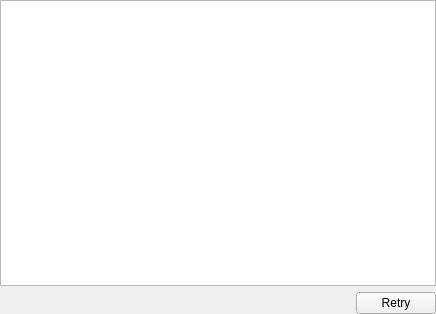
<?xml version="1.0" encoding="UTF-8"?>
<ui version="4.0">
 <class>WaitForm</class>
 <widget class="QWidget" name="WaitForm">
  <property name="geometry">
   <rect>
    <x>0</x>
    <y>0</y>
    <width>436</width>
    <height>314</height>
   </rect>
  </property>
  <layout class="QVBoxLayout" name="verticalLayout">
   <property name="leftMargin">
    <number>0</number>
   </property>
   <property name="topMargin">
    <number>0</number>
   </property>
   <property name="rightMargin">
    <number>0</number>
   </property>
   <property name="bottomMargin">
    <number>0</number>
   </property>
   <item>
    <widget class="QTextEdit" name="output">
     <property name="readOnly">
      <bool>true</bool>
     </property>
    </widget>
   </item>
   <item>
    <layout class="QHBoxLayout" name="horizontalLayout" stretch="1,0">
     <item>
      <widget class="QLabel" name="error">
       <property name="wordWrap">
        <bool>true</bool>
       </property>
      </widget>
     </item>
     <item>
      <widget class="QPushButton" name="retry">
       <property name="text">
        <string>Retry</string>
       </property>
      </widget>
     </item>
    </layout>
   </item>
  </layout>
 </widget>
 <resources/>
 <connections/>
</ui>
